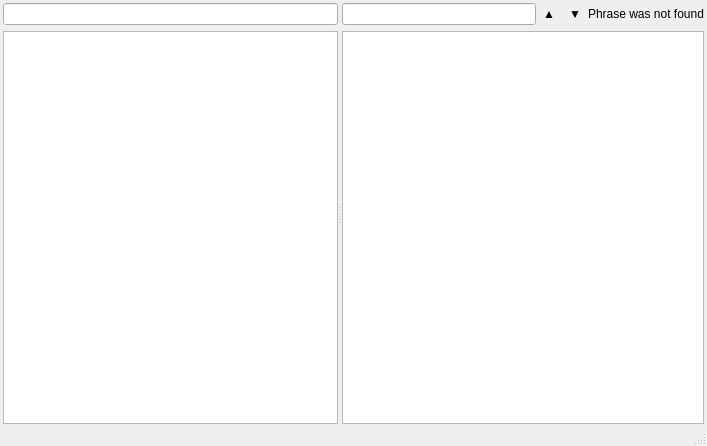
<?xml version="1.0" encoding="UTF-8"?>
<ui version="4.0">
 <class>ArchiveViewWindowClass</class>
 <widget class="QMainWindow" name="ArchiveViewWindowClass">
  <property name="geometry">
   <rect>
    <x>0</x>
    <y>0</y>
    <width>707</width>
    <height>446</height>
   </rect>
  </property>
  <widget class="QWidget" name="centralWidget">
   <layout class="QVBoxLayout" name="verticalLayout_4">
    <property name="leftMargin">
     <number>3</number>
    </property>
    <property name="topMargin">
     <number>3</number>
    </property>
    <property name="rightMargin">
     <number>3</number>
    </property>
    <property name="bottomMargin">
     <number>0</number>
    </property>
    <item>
     <widget class="QSplitter" name="sprSplitter">
      <property name="orientation">
       <enum>Qt::Horizontal</enum>
      </property>
      <property name="childrenCollapsible">
       <bool>false</bool>
      </property>
      <widget class="QWidget" name="wdtHeaders" native="true">
       <layout class="QVBoxLayout" name="verticalLayout">
        <property name="margin">
         <number>0</number>
        </property>
        <item>
         <widget class="QWidget" name="wdtArchiveSearch" native="true">
          <layout class="QHBoxLayout" name="horizontalLayout_3">
           <property name="margin">
            <number>0</number>
           </property>
           <item>
            <widget class="SearchLineEdit" name="lneArchiveSearch"/>
           </item>
          </layout>
         </widget>
        </item>
        <item>
         <widget class="ArchiveViewTreeView" name="trvHeaders">
          <property name="contextMenuPolicy">
           <enum>Qt::CustomContextMenu</enum>
          </property>
          <property name="editTriggers">
           <set>QAbstractItemView::NoEditTriggers</set>
          </property>
          <property name="indentation">
           <number>10</number>
          </property>
          <property name="uniformRowHeights">
           <bool>true</bool>
          </property>
          <property name="sortingEnabled">
           <bool>true</bool>
          </property>
          <property name="allColumnsShowFocus">
           <bool>true</bool>
          </property>
          <property name="headerHidden">
           <bool>true</bool>
          </property>
         </widget>
        </item>
       </layout>
      </widget>
      <widget class="QWidget" name="wdtMessages" native="true">
       <layout class="QVBoxLayout" name="verticalLayout_2">
        <property name="margin">
         <number>0</number>
        </property>
        <item>
         <widget class="QWidget" name="wdtTextSearch" native="true">
          <layout class="QHBoxLayout" name="horizontalLayout" stretch="5,0,0,2">
           <property name="spacing">
            <number>0</number>
           </property>
           <property name="margin">
            <number>0</number>
           </property>
           <item>
            <widget class="SearchLineEdit" name="lneTextSearch">
             <property name="sizePolicy">
              <sizepolicy hsizetype="Minimum" vsizetype="Fixed">
               <horstretch>0</horstretch>
               <verstretch>0</verstretch>
              </sizepolicy>
             </property>
            </widget>
           </item>
           <item>
            <widget class="QToolButton" name="tlbTextSearchPrev">
             <property name="text">
              <string notr="true">▲</string>
             </property>
             <property name="autoRepeat">
              <bool>true</bool>
             </property>
             <property name="toolButtonStyle">
              <enum>Qt::ToolButtonTextOnly</enum>
             </property>
             <property name="autoRaise">
              <bool>true</bool>
             </property>
            </widget>
           </item>
           <item>
            <widget class="QToolButton" name="tlbTextSearchNext">
             <property name="text">
              <string notr="true">▼</string>
             </property>
             <property name="autoRepeat">
              <bool>true</bool>
             </property>
             <property name="toolButtonStyle">
              <enum>Qt::ToolButtonTextOnly</enum>
             </property>
             <property name="autoRaise">
              <bool>true</bool>
             </property>
            </widget>
           </item>
           <item>
            <widget class="QLabel" name="lblTextSearchInfo">
             <property name="sizePolicy">
              <sizepolicy hsizetype="Expanding" vsizetype="Preferred">
               <horstretch>0</horstretch>
               <verstretch>0</verstretch>
              </sizepolicy>
             </property>
             <property name="text">
              <string notr="true">Phrase was not found</string>
             </property>
             <property name="alignment">
              <set>Qt::AlignRight|Qt::AlignTrailing|Qt::AlignVCenter</set>
             </property>
            </widget>
           </item>
          </layout>
         </widget>
        </item>
        <item>
         <widget class="AnimatedTextBrowser" name="tbrMessages">
          <property name="openExternalLinks">
           <bool>true</bool>
          </property>
         </widget>
        </item>
       </layout>
      </widget>
     </widget>
    </item>
   </layout>
  </widget>
  <widget class="QStatusBar" name="stbStatusBar"/>
 </widget>
 <layoutdefault spacing="6" margin="11"/>
 <customwidgets>
  <customwidget>
   <class>AnimatedTextBrowser</class>
   <extends>QTextBrowser</extends>
   <header location="global">utils/animatedtextbrowser.h</header>
  </customwidget>
  <customwidget>
   <class>SearchLineEdit</class>
   <extends>QLineEdit</extends>
   <header location="global">utils/searchlineedit.h</header>
  </customwidget>
  <customwidget>
   <class>ArchiveViewTreeView</class>
   <extends>QTreeView</extends>
   <header>archiveviewtreeview.h</header>
  </customwidget>
 </customwidgets>
 <tabstops>
  <tabstop>lneArchiveSearch</tabstop>
  <tabstop>tbrMessages</tabstop>
 </tabstops>
 <resources/>
 <connections/>
</ui>
